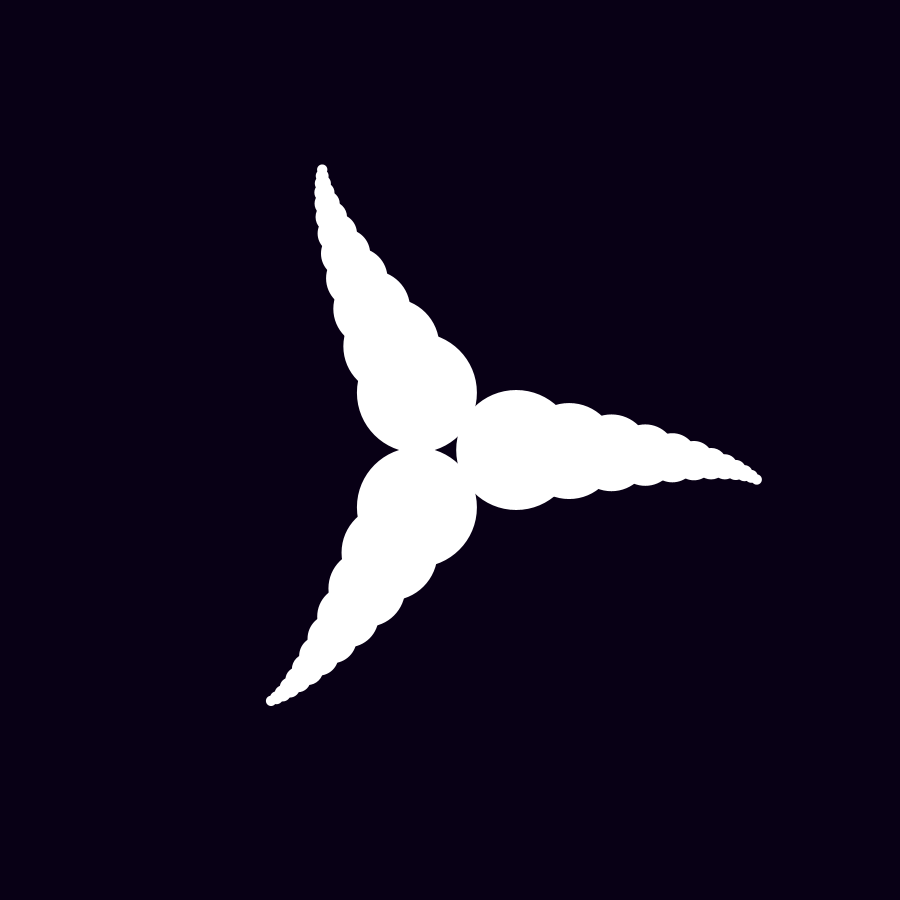
Frame 1 (no input)
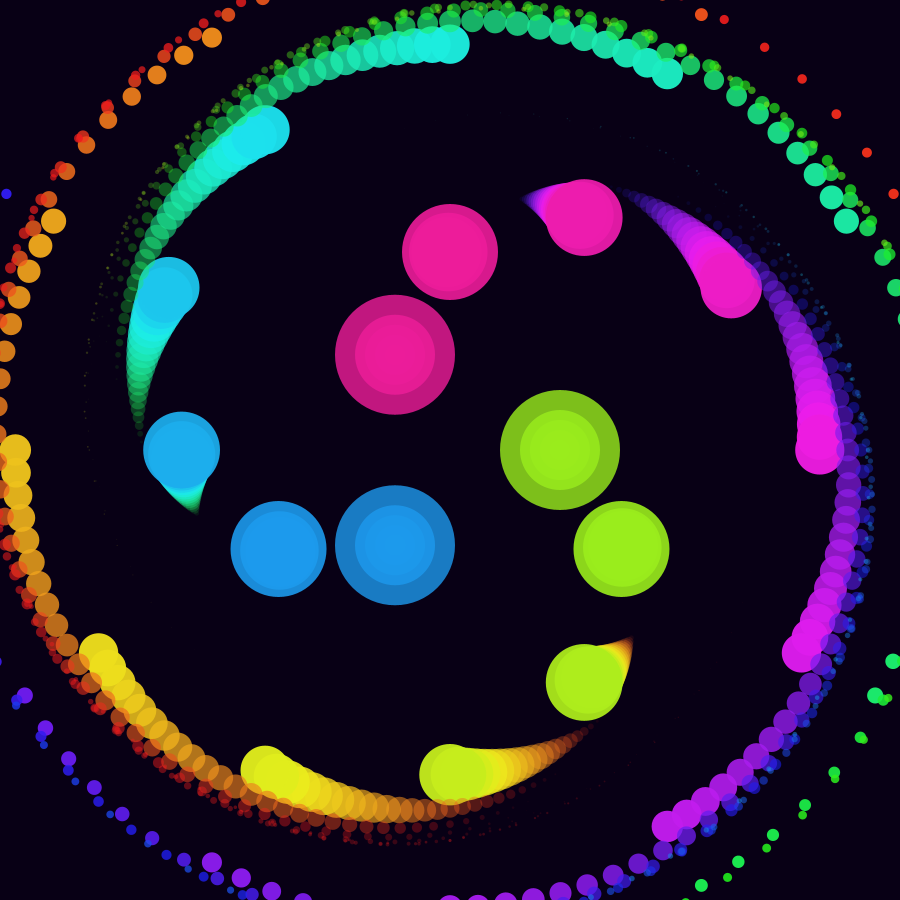
Frame 60 (the mouse pressed at the canvas centre just before this capture)
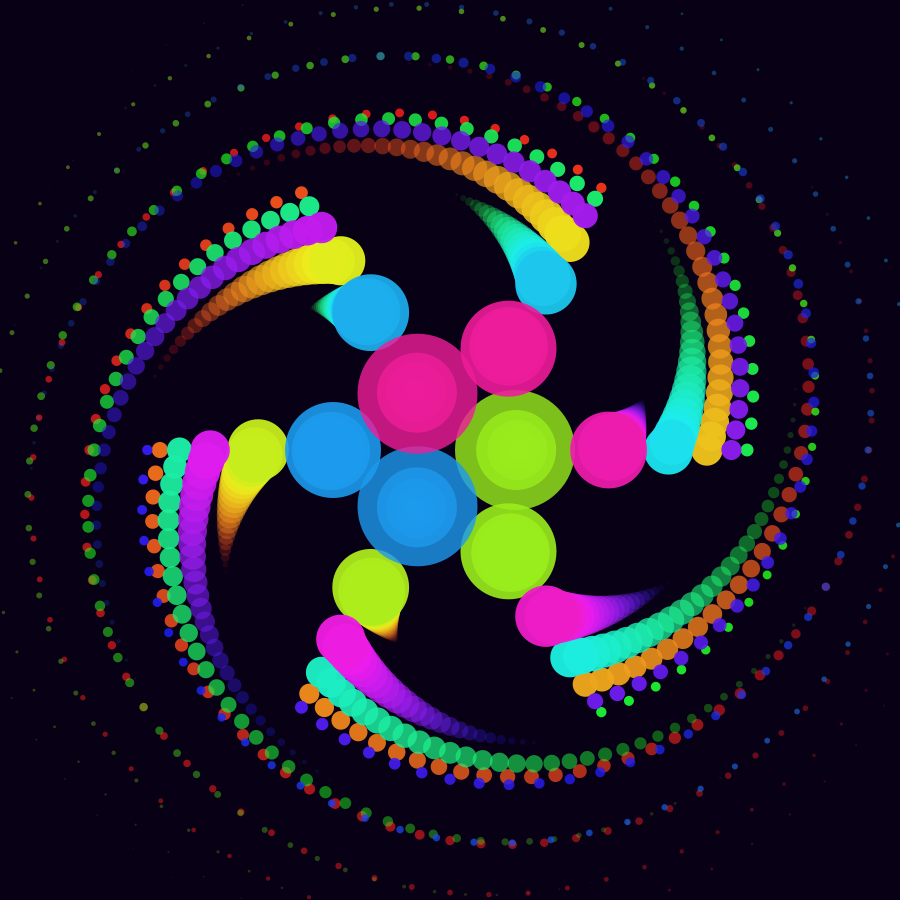
Frame 120 (the mouse held since frame 60 and released just before this capture)

The Processing sketch that drew these frames (run headless with seeded random() and noise(); from frame 60 on, the mouse is pressed at the canvas centre):

// Processing sketch: sketch_74
// ── sketch_74.pde
float radius = 150;
int m = 3;
int n = 12;
Thing[] things = new Thing[m*n];

int numFrames = 720;
float t;
void setup() {
  size(900, 900);
  colorMode(HSB, 360, 100, 100, 255);
  
  for(int i=0;i<m*n;i++) {
    things[i] = new Thing();
  }
}

void draw() {
  t = (float)frameCount/numFrames;
  background(#080015);
  translate(width/2, height/2);

  for (int j=0; j<m; j++) {
    float x = 0;
    float y = 0;
    float r = radius;
    float angle = TAU*t;
    for (int i=0; i<n; i++) {
      push();
      scale(map(sin(3*angle), -1, 1, 0.2, 1.1));
      x += r/1.5;
      r /= 1.25;
      
      rotate(TAU*t*i + j*TAU/m);
      float xx = screenX(x, y);
      float yy = screenY(x, y);
      pop();
      
      push();
      resetMatrix();
      
      float h = j*360/m + map(i, 0, n, 100, 0);
      int index = j*n+i;
      things[index].show(xx, yy, r, (i+1)*5, h);
      pop();
    }
  }
}

class Thing {
  float rad = 50;
  float x, y;
  ArrayList<PVector> tail;
  int skip = 2;

  Thing() {
    tail = new ArrayList();
  }

  void show(float x, float y, float rad, int limit, float h) {
    this.rad = rad;
    if (tail.size() > limit) tail.remove(0);
    
    tail.add(new PVector(x, y));
    
    
    float s = 88;
    float b = 93;
    
    for (int i=0; i<tail.size()-1; i++) { 
      float r = map(i, 0, tail.size(), 0, rad);
      
      float hh = map(i, 0, limit, h-80, h);
      float a = map(i, 0, tail.size()-1, 6, 255);
      
      noStroke();
      fill(hh%360, s, b, a);
      ellipse(tail.get(i).x, tail.get(i).y, r, r);
      
      strokeWeight(r);
    }
    
    noStroke();
    ellipse(x, y, rad, rad);
  }
}
